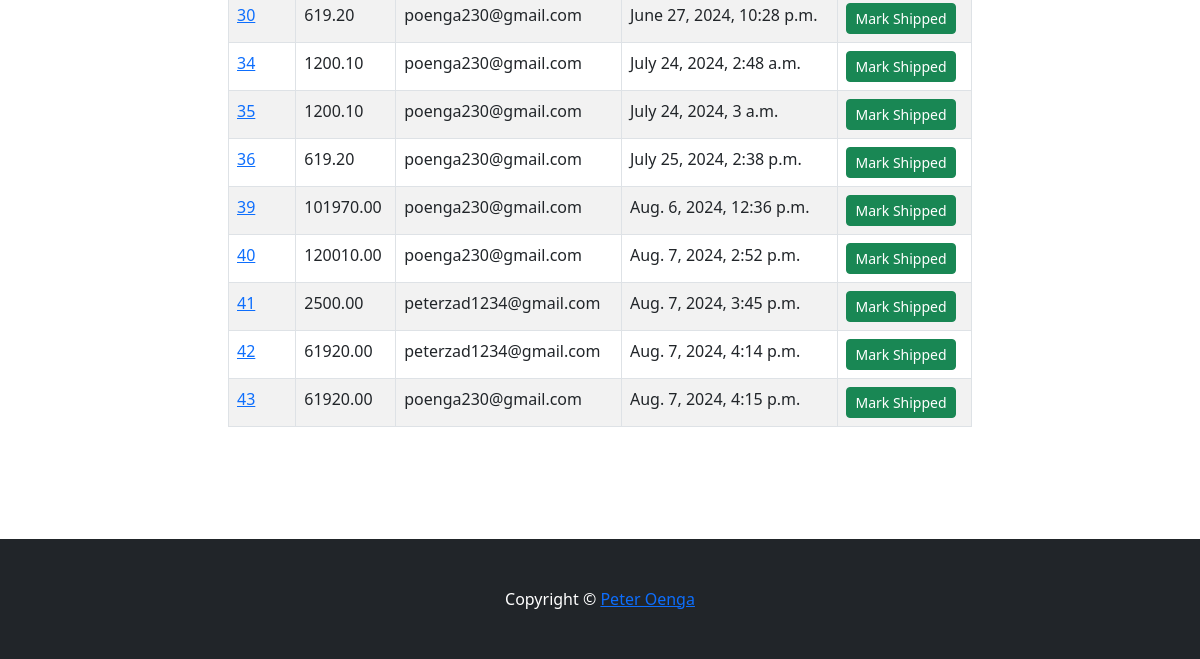
/payments/not_shipped_dash/ (signed in, lower part), run on an earlier commit of the app's database.
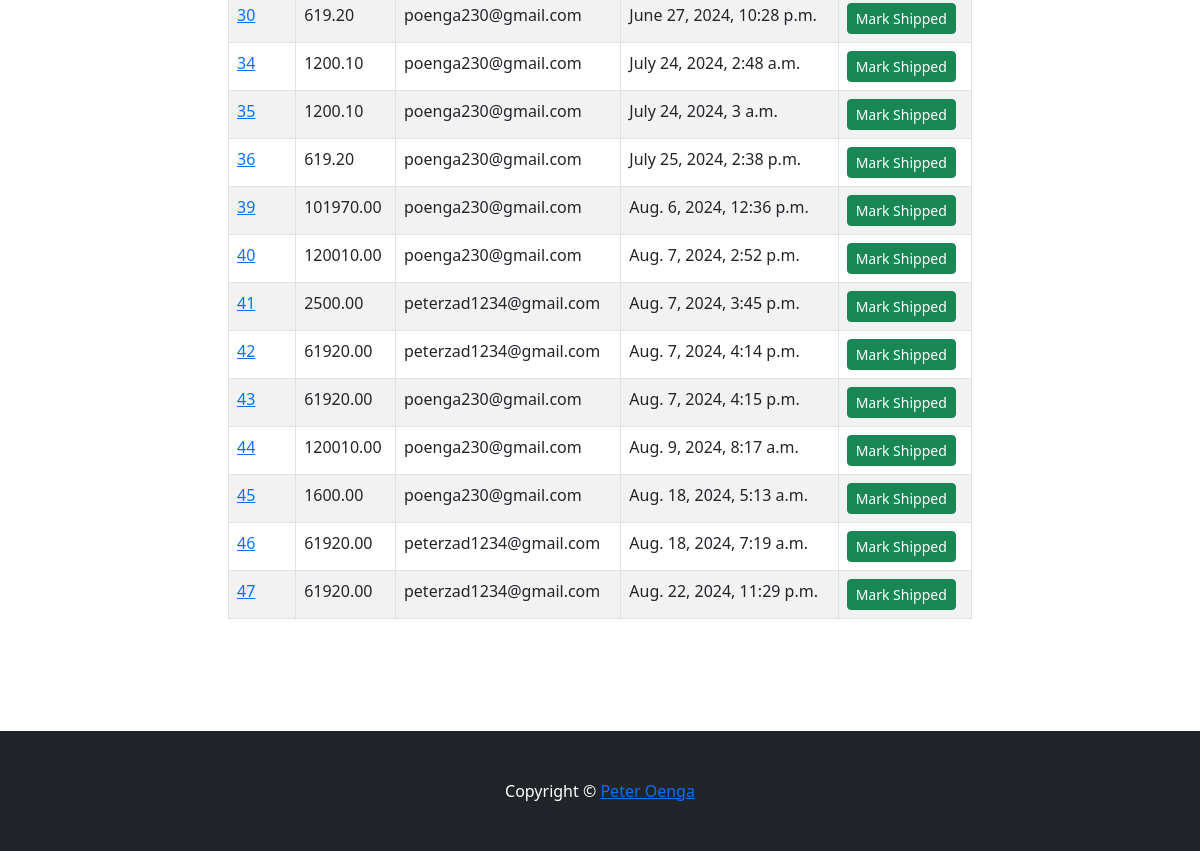
And on a later commit of the database.
### payment/models.py (models this page shows, shortened)
class Order(models.Model):
    user = models.ForeignKey(User, on_delete=models.CASCADE, null=True, blank=True)
    full_name = models.CharField(max_length=250)
    email = models.EmailField(max_length=250)
    shipping_address = models.TextField(max_length=15000)
    shipping_latitude = models.FloatField(blank=True, null=True)
    shipping_longitude = models.FloatField(blank=True, null=True)
    amount_paid = models.DecimalField(max_digits=10, decimal_places=2)
    date_ordered = models.DateTimeField(auto_now_add=True)
    shipped = models.BooleanField(default=False)
    date_shipped = models.DateTimeField(blank=True, null=True)

### payment/views.py (the view, shortened to what this page needs)
# urls.py: path("not_shipped_dash/", views.not_shipped_dash, name="not_shipped_dash"),
def not_shipped_dash(request):
	if request.user.is_authenticated and request.user.is_superuser:
		orders = Order.objects.filter(shipped=False)
		return render(request, "payment/not_shipped_dash.html", {"orders": orders})
	else:
		messages.success(request, "Access Denied!")
		return redirect("index")

### cart/cart.py (called while the page is built)
	def __len__(self):
		return len(self.cart)

### cart/context_processors.py (called while the page is built)
def cart(request):
    return {'cart':Cart(request)}

### payment/templates/payment/not_shipped_dash.html (shortened to what this page needs)
{% extends 'base.html'%}
{% block content %}
<div class="container">
    <div class="row">
        <center>
            <div class="col-8">
                <table class="table table-striped table-hover table-bordered">
                    <tbody>
                        {% for item in orders %}
                      <tr>
                        <td><a href="{% url 'orders' item.id %}"> {{ item.id }} </a></td>
                        <td>{{ item.amount_paid }}</td>
                        <td>{{ item.email }}</td>
                        <td>{{ item.date_ordered }}</td>
                        <td>
                          <form method="POST">
                            <button class="btn btn-success btn-sm">Mark Shipped</button>
                          </form>
                        </td>
                      </tr>
                      {% endfor %}
                    </tbody>
                  </table>
                <br><br>
                <br><br>
            </div>
        </center>
    </div>
</div>
{%endblock%}

What changed in the data, as far as the page shows it:
added Order: id "44", amount_paid "120010.00", email "poenga230@gmail.com", date_ordered "Aug. 9, 2024, 8:17 a.m."
added Order: id "45", amount_paid "1600.00", email "poenga230@gmail.com", date_ordered "Aug. 18, 2024, 5:13 a.m."
added Order: id "46", amount_paid "61920.00", email "peterzad1234@gmail.com", date_ordered "Aug. 18, 2024, 7:19 a.m."
added Order: id "47", amount_paid "61920.00", email "peterzad1234@gmail.com", date_ordered "Aug. 22, 2024, 11:29 p.m."
